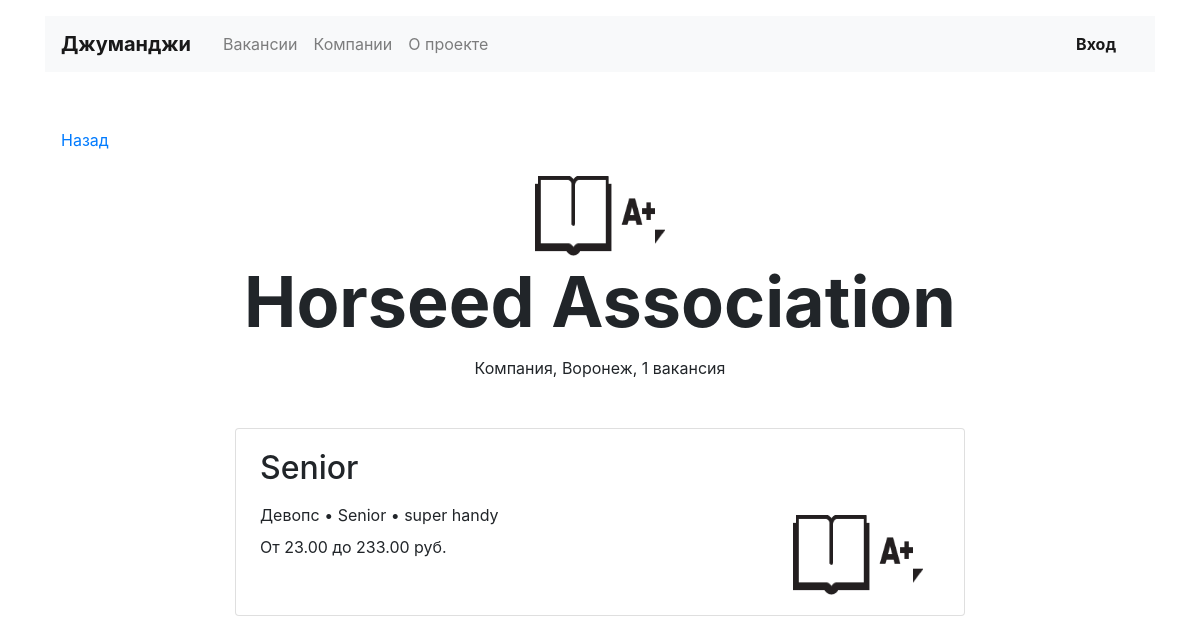
Screenshot of /companies/10 with the database file from the repository.
### vacancies/models.py (models this page shows, shortened)
class Vacancy(models.Model):
    title = models.CharField(max_length=15)
    specialty = models.ForeignKey(Specialty, related_name="vacancies", on_delete=models.CASCADE)
    company = models.ForeignKey(Company, related_name="vacancies", on_delete=models.CASCADE)
    skills = models.CharField(max_length=225)
    description = models.TextField()
    salary_min = models.DecimalField(max_digits=20, decimal_places=2)
    salary_max = models.DecimalField(max_digits=20, decimal_places=2)
    published_at = models.DateField(null=True)
    class Meta:
        verbose_name_plural = 'Vacancies'

class Company(models.Model):
    name = models.CharField(max_length=50)
    location = models.CharField(max_length=30)
    logo = models.ImageField(upload_to='images/logo/')
    description = models.TextField()
    employee_count = models.IntegerField()
    owner = models.OneToOneField(User, null=True, on_delete=models.PROTECT, related_name='company')
    class Meta:
        verbose_name_plural = 'Companies'

class Specialty(models.Model):
    code = models.CharField(max_length=30)
    title = models.CharField(max_length=30)
    picture = models.ImageField(upload_to='images/pics/')
    pass
    class Meta:
        verbose_name_plural = 'Specialties'

### vacancies/views.py (the view)
# urls.py: path('companies/<int:id>', CompanyView.as_view(), name='company'),
class CompanyView(TemplateView):
    model = Vacancy
    model = Company
    template_name = 'company.html'
    def get_context_data(self, id, **kwargs):
        context = super().get_context_data()
        company = get_object_or_404(Company, id=id)
        context['vacancies'] = Vacancy.objects.filter(company=company).select_related('company', 'specialty')
        return context

### vacancies/templates/company.html
{% extends 'base.html' %}
{% block content %}
    <main class="container mt-3">
        <div class="navbar mt-5">
            <p><a href="/">Назад</a></p>
        </div>
        <section>
            <div class="text-center">{% for vacancy in vacancies %}
                <img src="{{ MEDIA_URL }}{{ vacancy.company.logo.url }}" width="130" height="80" alt="">
                </div>
                <h1 class="h1 text-center mx-auto mt-0 pt-1" style="font-size: 70px;">
                    <strong>{{ vacancy.company.name }}</strong></h1>
                <p class="text-center pt-1">Компания, {{ vacancy.company.location }}, {{ vacancies.count }} вакансия</p>
                <div class="row mt-5">
                    <div class="col-12 col-lg-8 offset-lg-2 m-auto">
                        <div class="card mb-4">
                            <div class="card-body px-4">
                                <div class="row">
                                    <div class="col-12 col-md-8 col-lg-9">
                                        <h2 class="h2 pb-2">{{ vacancy.title|capfirst }}</h2>
                                        <p class="mb-2">{{ vacancy.specialty.title }} • {{ vacancy.title|capfirst }}
                                            • {{ vacancy.skills|join:"" }}</p>
                                        <p>От {{ vacancy.salary_min }} до {{ vacancy.salary_max }} руб.</p>
                                        <p class="text-muted pt-1">{{ vacancy.published_at|date:'d E' }}</p>
                                    </div>
                                    <div class="col-12 col-md-4 col-lg-3 d-flex align-items-end">
                                        <img src="{{ MEDIA_URL }}{{ vacancy.company.logo.url }}" width="130" height="80" alt="">
                                    </div>
                                </div>
                            </div>
                        </div>
                    </div>
                </div>{% endfor %}
        </section>
    </main>
{% endblock %}

### rows the page displays
Vacancy: company.logo (picture), company.name "Horseed Association", company.location "Воронеж", count "1", title "Senior", specialty "Девопс", skills "super handy", salary_min "23.00", salary_max "233.00"
